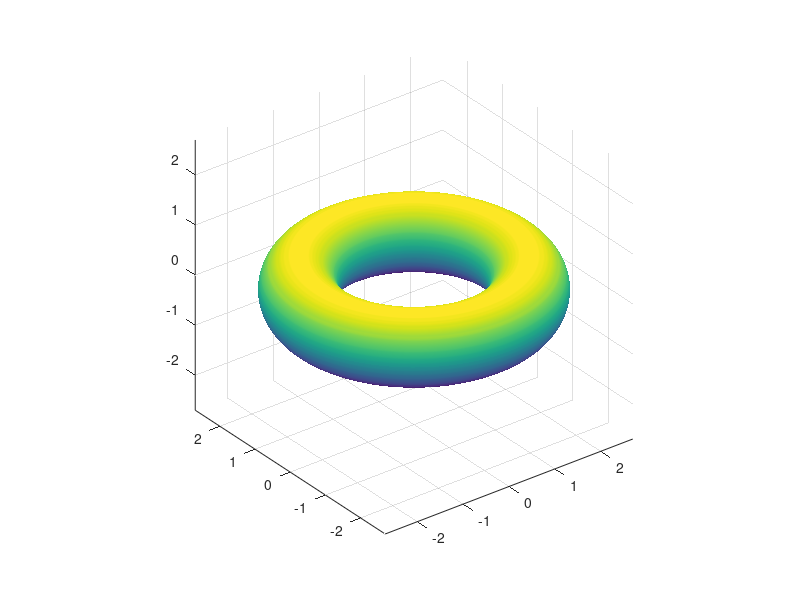

MATLAB code to generate this figure:
u = linspace(0, 2*pi, 150);
v = linspace(0, 2*pi, 150);
[U, V] = meshgrid(u, v);

R = 2;
r = 0.7;

X = (R + r.*cos(V)) .* cos(U);
Y = (R + r.*cos(V)) .* sin(U);
Z = r .* sin(V);

surf(X, Y, Z)
shading interp
axis equal
